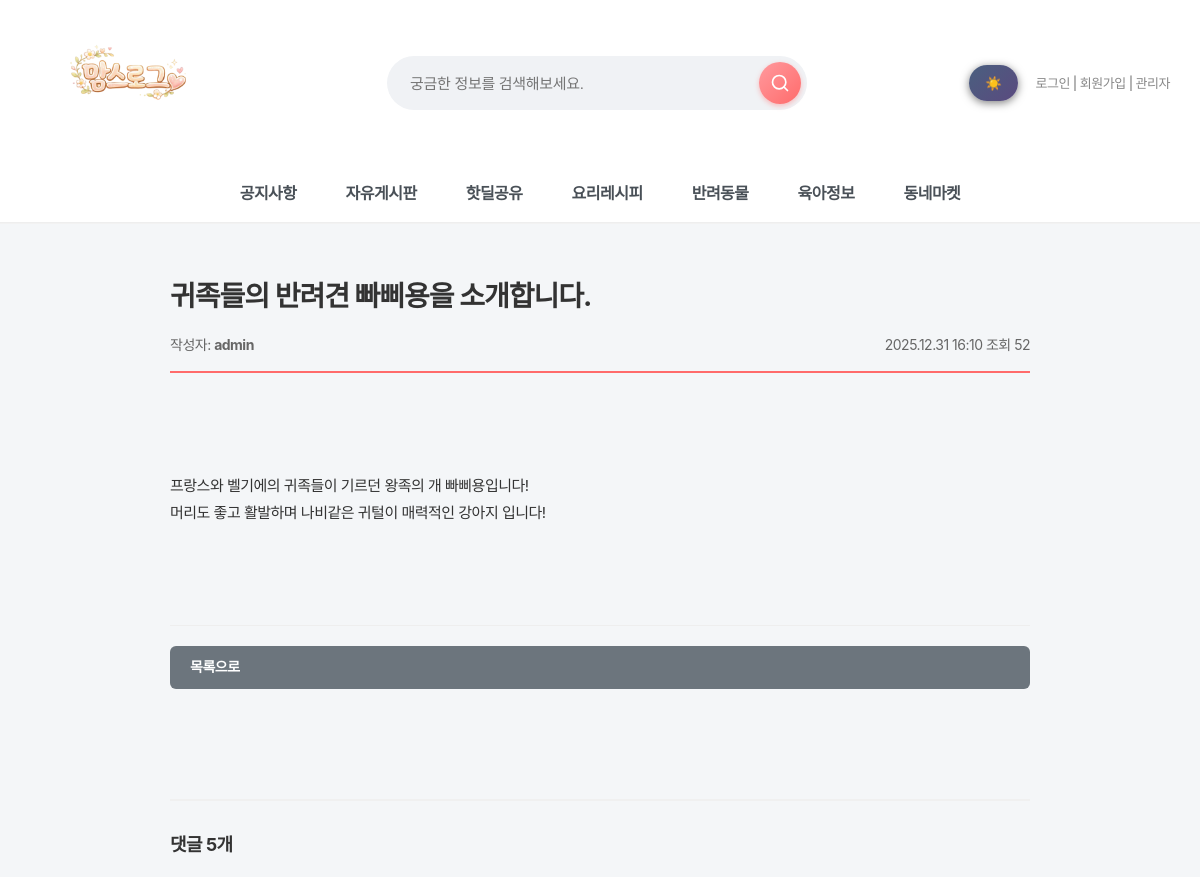
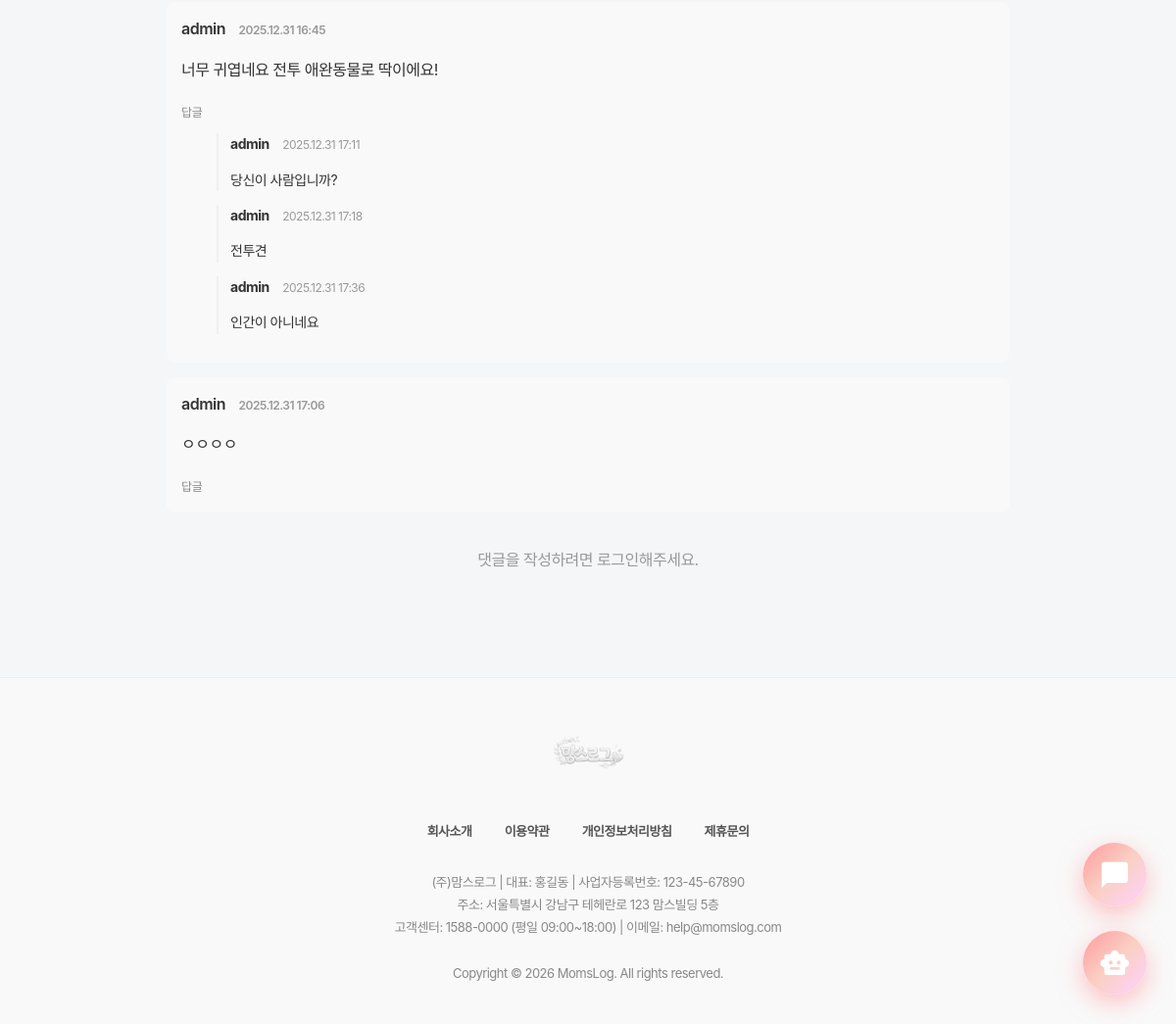
The page /board/pet/17/ on the database its author committed (2 pictures, top to bottom).
### board/models.py (models this page shows, shortened)
class PetPost(models.Model):
    title = models.CharField(max_length=200, verbose_name="제목")
    content = models.TextField(verbose_name="내용")
    author = models.ForeignKey(
        settings.AUTH_USER_MODEL,
        on_delete=models.SET_NULL,
        null=True,
        blank=True,
        verbose_name="작성자"
    )
    views = models.IntegerField(default=0, verbose_name="조회수")
    created_at = models.DateTimeField(auto_now_add=True, verbose_name="작성일")
    updated_at = models.DateTimeField(auto_now=True, verbose_name="수정일")
    class Meta:
        verbose_name = '반려동물 게시판'
        verbose_name_plural = '반려동물 게시판'
        ordering = ['-created_at']

class PetComment(models.Model):
    post = models.ForeignKey(
        PetPost,
        on_delete=models.CASCADE,
        related_name='comments',
        verbose_name='게시글'
    )
    author = models.ForeignKey(
        settings.AUTH_USER_MODEL,
        on_delete=models.CASCADE,
        verbose_name='작성자'
    )
    content = models.TextField(verbose_name='내용')
    parent = models.ForeignKey(
        'self',
        null=True,
        blank=True,
        on_delete=models.CASCADE,
        related_name='replies',
        verbose_name='부모 댓글'
    )
    created_at = models.DateTimeField(auto_now_add=True, verbose_name='작성일')
    updated_at = models.DateTimeField(auto_now=True, verbose_name='수정일')
    class Meta:
        verbose_name = '반려동물 댓글'
        verbose_name_plural = '반려동물 댓글'
        ordering = ['created_at']

### accounts/models.py (models this page shows, shortened)
class User(AbstractUser):
    real_name = models.CharField("이름", max_length=30)
    nickname = models.CharField("닉네임", max_length=30, unique=True)
    jumin = models.CharField("주민번호", max_length=20)  # 000000-0000000
    phone = models.CharField("휴대폰 번호", max_length=20)
    email = models.EmailField("이메일", max_length=254)
    address = models.CharField("주소", max_length=200, blank=True, null=True)
    address_detail = models.CharField("상세주소", max_length=200, blank=True, null=True)
    point = models.PositiveIntegerField("포인트", default=0)
    grade = models.CharField("회원 등급", max_length=10, choices=GRADE_CHOICES, default="start")
    GENDER_CHOICES = [
        ('M', '남자'),
        ('F', '여자'),
    ]
    gender = models.CharField("성별", max_length=1, choices=GENDER_CHOICES, default='F')
    has_children = models.BooleanField("자녀 유무", default=False)
    CHILD_STAGE_CHOICES = [
        ("kindergarten", "유치원"),
        ("elementary", "초등학생"),
        ("middle", "중학생"),
        ("high", "고등학생"),
        ("adult", "성인"),
        ("other", "기타"),
    ]
    children_stages = models.JSONField("자녀 학령(복수)", default=list, blank=True)
    terms_agreed = models.BooleanField("약관 동의", default=False)

### board/views.py (the view)
# urls.py: path('pet/<int:pk>/', views.pet_detail, name='pet_detail'),
def pet_detail(request, pk):
    post = get_object_or_404(PetPost, pk=pk)
    PetPost.objects.filter(pk=pk).update(views=F('views') + 1)
    post.refresh_from_db()
    return render(request, 'board/pet_detail.html', {
        'post': post
    })

### quests/context_processors.py (called while the page is built, shortened)
def today_quest(request):
    if not request.user.is_authenticated:
        return {
            "today_quest": None,
            "grade_progress": None,
        }

### board/templates/board/pet_detail.html (shortened to what this page needs)
{% extends 'base.html' %}
{% load humanize %}
{% block content %}
<div class="pet-detail-container">
    <div class="pet-detail-header">
        <h1 class="pet-title">{{ post.title }}</h1>
        <div class="pet-meta">
            <div>
                <span>작성자: <strong>{{ post.author.nickname|default:post.author.username }}</strong></span>
            </div>
            <div>
                <span>{{ post.created_at|date:"Y.m.d H:i" }}</span>
                <span>조회 {{ post.views }}</span>
            </div>
        </div>
    </div>
    <div class="pet-content">
        {{ post.content|linebreaks }}
    </div>
    <div class="pet-actions">
        <a href="{% url 'board:pet_list' %}" class="btn btn-secondary">목록으로</a>
    </div>
</div>
<div class="pet-detail-container">
    <div class="comments-section">
        <div class="comments-header">댓글 {{ post.comments.count }}개</div>
        {% for comment in post.comments.all %}
            {% if not comment.parent %}
            <div class="comment-item">
                <div class="comment-author">
                    {{ comment.author.nickname|default:comment.author.username }}
                    <span class="comment-time">{{ comment.created_at|date:"Y.m.d H:i" }}</span>
                </div>
                <div class="comment-content">
                    {{ comment.content|linebreaks }}
                </div>
                <button type="button" class="comment-btn reply"
                        onclick="toggleReplyForm('{{ comment.id }}')">
                    답글
                </button>
                {% for reply in comment.replies.all %}
                <div class="reply-box">
                    <strong>{{ reply.author.nickname|default:reply.author.username }}</strong>
                    <span class="comment-time">{{ reply.created_at|date:"Y.m.d H:i" }}</span>
                    <div>{{ reply.content|linebreaks }}</div>
                </div>
                {% endfor %}
            </div>
            {% endif %}
        {% empty %}
            <p style="color: #888; text-align: center; padding: 20px;">아직 댓글이 없습니다.</p>
        {% endfor %}
        {% if user.is_authenticated %}
        <div class="comment-form" style="margin-top: 25px;">
            <form method="post" action="{% url 'board:pet_comment_create' post.id %}">
                {% csrf_token %}
                <textarea name="content" required placeholder="댓글을 입력하세요"></textarea>
                <div style="text-align: right; margin-top: 10px;">
                    <button type="submit" class="btn btn-primary">댓글 등록</button>
                </div>
            </form>
        </div>
        {% else %}
        <p style="color: #999; text-align: center; padding: 20px;">
            댓글을 작성하려면 <a href="{% url 'accounts:login' %}">로그인</a>해주세요.
        </p>
        {% endif %}
    </div>
</div>
{% endblock %}

### static/css/style.css (style rules this page uses)
body { font-family: "Pretendard Variable", "Pretendard", -apple-system, BlinkMacSystemFont, system-ui, Roboto, "Helvetica Neue", "Segoe UI", "Apple SD Gothic Neo", "Noto Sans KR", "Malgun Gothic", "Apple Color Emoji", "Segoe UI Emoji", "Segoe UI Symbol", sans-serif; margin: 0; padding: 0; background-color: #f4f6f8; color: #333; line-height: 1.6; letter-spacing: -0.5px; -webkit-font-smoothing: antialiased; -moz-osx-font-smoothing: grayscale; }
h1, h2, h3, h4, h5, h6 { font-weight: 700; letter-spacing: -1px; margin-top: 0; }
button, input, select, textarea { font-family: "Pretendard Variable", "Pretendard", sans-serif; letter-spacing: -0.3px; }
a { text-decoration: none; color: inherit; transition: all 0.3s ease; }
button { font-family: 'Pretendard', sans-serif; }

### static/css/mobile.css (style rules this page uses)
* { box-sizing: border-box; }

### static/css/darkmode.css (style rules this page uses)
body, header, .main-nav, .card, input, textarea, select, button, table { transition: background-color 0.3s ease, color 0.3s ease, border-color 0.3s ease; }

### static/css/chatbot.css (style rules this page uses)
:root { --primary-gradient: linear-gradient(135deg, #FF9A9E 0%, #FAD0C4 50%, #FFD1FF 100%); --glass-bg: rgba(255, 255, 255, 0.85); --glass-border: 1px solid rgba(255, 255, 255, 0.5); --shadow-xl: 0 20px 40px rgba(0, 0, 0, 0.1), 0 10px 20px rgba(0, 0, 0, 0.05); --text-dark: #2d3436; }
body { font-family: 'Pretendard', sans-serif; }

### main/templates/base.html (style rules this page uses)
* { font-family: "Pretendard", -apple-system, BlinkMacSystemFont, system-ui, Roboto, "Helvetica Neue", "Segoe UI", "Apple SD Gothic Neo", "Noto Sans KR", "Malgun Gothic", "Apple Color Emoji", "Segoe UI Emoji", "Segoe UI Symbol", sans-serif; }

### board/templates/board/pet_detail.html (style rules this page uses)
.pet-detail-container { max-width: 900px; margin: 30px auto; padding: 20px; }
.pet-detail-header { border-bottom: 2px solid #ff6b6b; padding-bottom: 15px; margin-bottom: 20px; }
.pet-title { font-size: 28px; font-weight: 700; margin-bottom: 15px; color: #333; }
.pet-meta { display: flex; justify-content: space-between; font-size: 14px; color: #666; flex-wrap: wrap; gap: 10px; }
.pet-content { line-height: 1.8; font-size: 15px; color: #333; white-space: pre-wrap; margin: 30px 0; }
.pet-actions { display: flex; gap: 10px; margin-top: 30px; padding-top: 20px; border-top: 1px solid #eee; }
.btn { padding: 10px 20px; border-radius: 6px; text-decoration: none; font-weight: 600; font-size: 14px; cursor: pointer; border: none; transition: .2s; }
.btn-secondary { background: #6c757d; color: white; flex: 1; }
.comments-section { margin-top: 40px; padding-top: 30px; border-top: 2px solid #f0f0f0; }
.comments-header { font-size: 18px; font-weight: 700; margin-bottom: 20px; }
.comment-item { background: #f9f9f9; padding: 15px; border-radius: 8px; margin-bottom: 15px; }
.comment-author { font-weight: 600; color: #333; margin-bottom: 5px; }
.comment-time { font-size: 12px; color: #999; margin-left: 10px; }
.comment-content { margin-top: 10px; line-height: 1.6; }
.comment-btn { background: #f1f3f5; color: #555; border: none; padding: 4px 12px; font-size: 12px; border-radius: 999px; cursor: pointer; transition: all 0.2s ease; }
.comment-btn.reply { background: transparent; color: #888; padding-left: 0; }
.reply-box { margin-left: 36px; margin-top: 10px; padding-left: 12px; border-left: 2px solid #f0f0f0; font-size: 14px; }

### rows shown on the page
PetPost: title "귀족들의 반려견 빠삐용을 소개합니다.", author.nickname "admin", created_at "2025.12.31 16:10", views "52", content "프랑스와 벨기에의 귀족들이 기르던 왕족의 개 빠삐용입니다! 머리도 좋고 활발하며 나비같은 귀털이 매력적인 강아지 입니다!", comments.count "5"
PetComment: author.nickname "admin", created_at "2025.12.31 16:45", content "너무 귀엽네요 전투 애완동물로 딱이에요!"
PetComment: author.nickname "admin", created_at "2025.12.31 17:11", content "당신이 사람입니까?"
PetComment: author.nickname "admin", created_at "2025.12.31 17:18", content "전투견"
PetComment: author.nickname "admin", created_at "2025.12.31 17:36", content "인간이 아니네요"
PetComment: author.nickname "admin", created_at "2025.12.31 17:06", content "ㅇㅇㅇㅇ"
